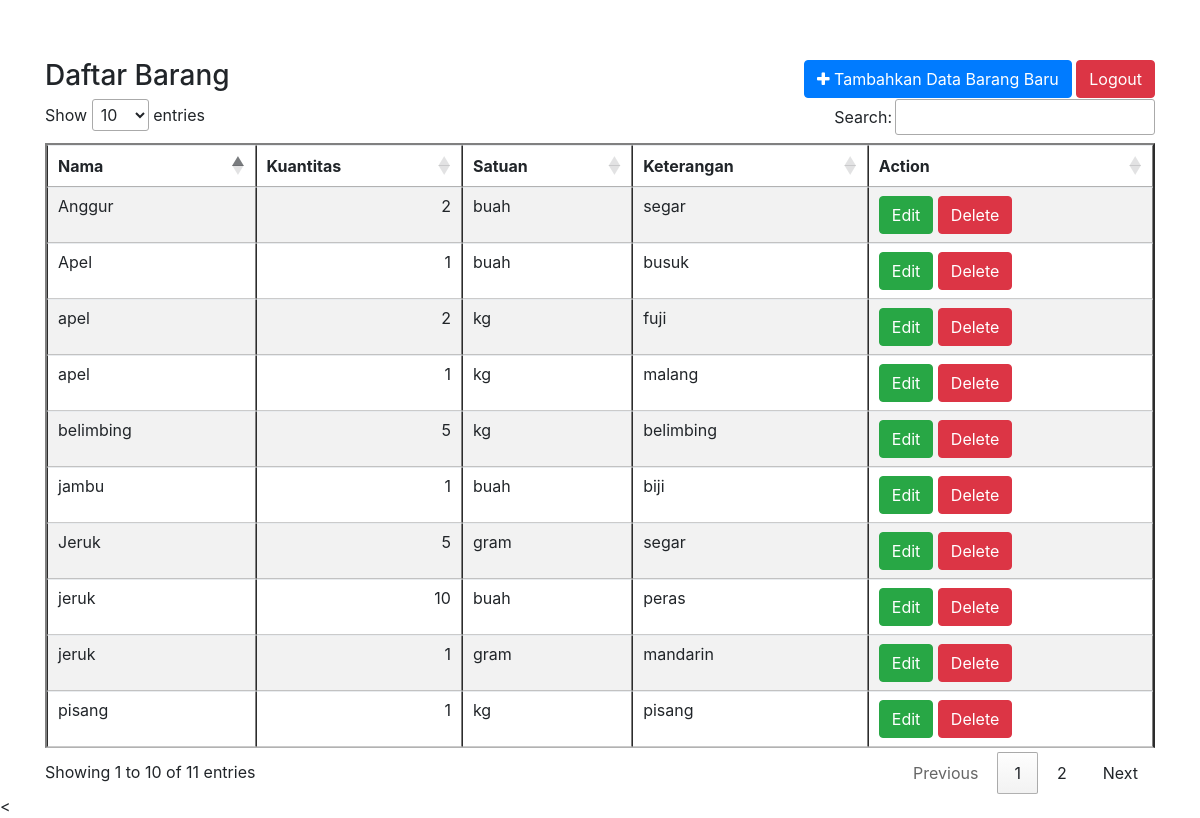
The page /show.php (signed in) on the database its author committed.
### tables this page shows
CREATE TABLE `databarang` (
  `ID` int(255) NOT NULL,
  `Nama` varchar(255) NOT NULL,
  `Kuantitas` int(255) NOT NULL,
  `Satuan` varchar(255) DEFAULT NULL,
  `Keterangan` varchar(255) DEFAULT NULL,
  `Timestamp` timestamp NOT NULL DEFAULT current_timestamp(),
  `Modified_Timestamp` timestamp NOT NULL DEFAULT current_timestamp() ON UPDATE current_timestamp(),
  `User` varchar(255) NOT NULL
);

### show.php (the view, shortened to what this page needs)
<?php
include_once("koneksi.php");
$username=$_SESSION['Username'];
$result = mysqli_query($mysqli, "SELECT * FROM databarang WHERE user='$username' ORDER BY ID ASC");
?>
<html>
<head>
    <link rel="stylesheet" type="text/css" href="https://cdn.datatables.net/1.10.21/css/jquery.dataTables.css">
    <link rel="stylesheet" type="text/css" href="bootstrap.min.css">
    <link rel="stylesheet" type="text/css" href="styling.css">
    <link rel="stylesheet" href="https://cdnjs.cloudflare.com/ajax/libs/font-awesome/4.7.0/css/font-awesome.min.css">
</head>
<body>
    <div class="container">
        <p></p>
            <div class="menu">
                <a class="btn btn-primary" href="add.php"><i class="fa fa-plus" aria-hidden="true"></i> Tambahkan Data Barang Baru</a>
                <a class="btn btn-danger" href="logout.php">Logout</a>
            </div>
            <h3>Daftar Barang</h3>
        <table border=2 class="table table-striped" id="datatables">
        <thead>
            <tr>
                <th>Nama</th> <th>Kuantitas</th> <th>Satuan</th> <th>Keterangan</th> <th>Action</th>
            </tr>
        </thead>
        <tbody>
        <?php
        while($databarang_data = mysqli_fetch_array($result)) {
            echo "<tr>";
            echo "<td>".$databarang_data['Nama']."</td>";
            echo "<td align='right'>".$databarang_data['Kuantitas']."</td>";
            echo "<td>".$databarang_data['Satuan']."</td>";
            echo "<td>".$databarang_data['Keterangan']."</td>";
            echo "<td><a href='edit.php?ID=$databarang_data[ID]'class=\"btn btn-success\">Edit</a> <a href='delete.php?ID=$databarang_data[ID]'class=\"btn btn-danger\">Delete</a></td></tr>";
        }
        ?>
        </table>
    </div>
    <
</body>
</html>

### Styling.css (style rules this page uses)
body { margin-top: 5%; }
.container .menu { float: right; }

### rows shown on the page
databarang: Nama "Apel", Kuantitas "1", Satuan "buah", Keterangan "busuk"
databarang: Nama "Anggur", Kuantitas "2", Satuan "buah", Keterangan "segar"
databarang: Nama "Jeruk", Kuantitas "5", Satuan "gram", Keterangan "segar"
databarang: Nama "pisang", Kuantitas "1", Satuan "kg", Keterangan "pisang"
databarang: Nama "jambu", Kuantitas "1", Satuan "buah", Keterangan "biji"
databarang: Nama "belimbing", Kuantitas "5", Satuan "kg", Keterangan "belimbing"
databarang: Nama "apel", Kuantitas "2", Satuan "kg", Keterangan "fuji"
databarang: Nama "apel", Kuantitas "1", Satuan "kg", Keterangan "malang"
databarang: Nama "jeruk", Kuantitas "10", Satuan "buah", Keterangan "peras"
databarang: Nama "jeruk", Kuantitas "1", Satuan "gram", Keterangan "mandarin"
